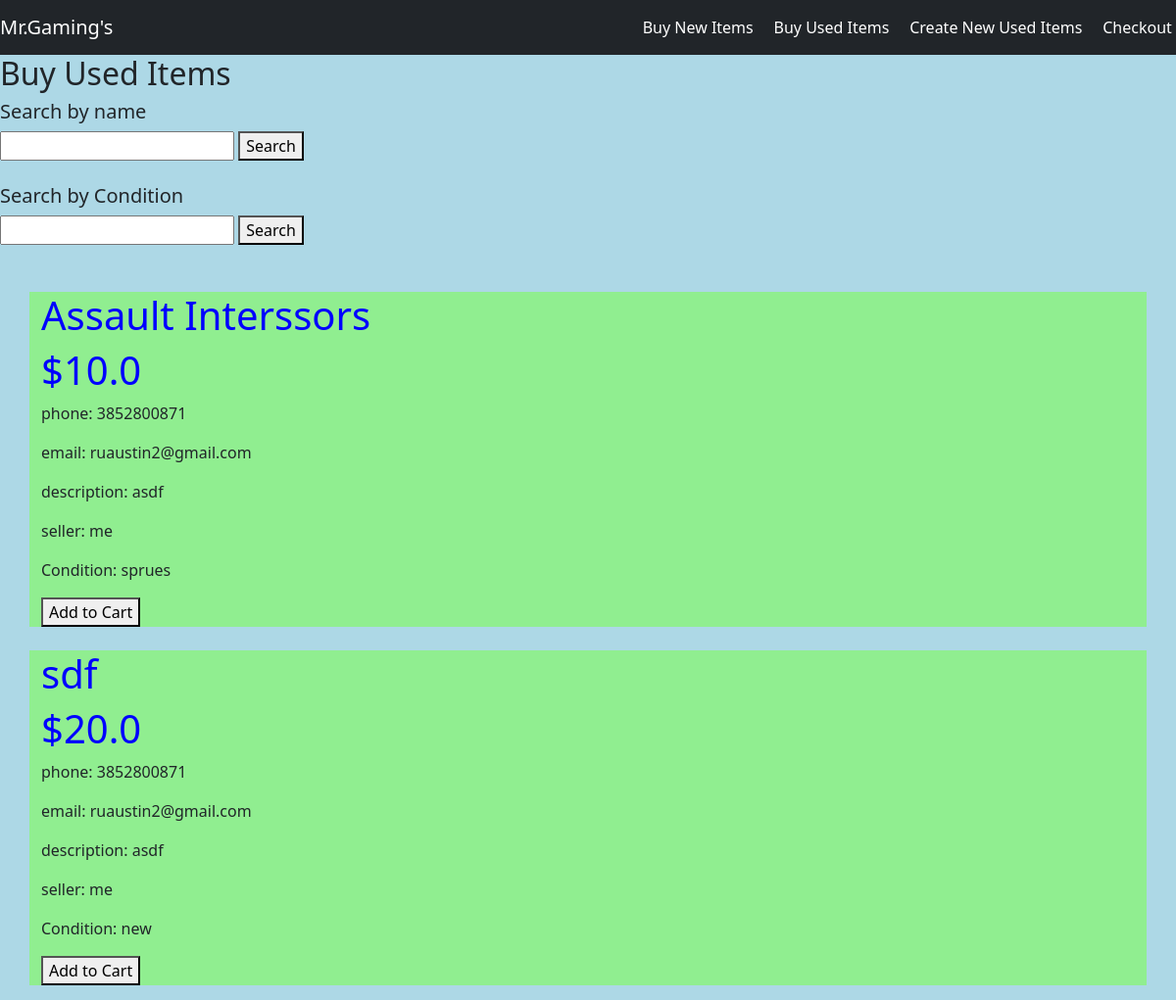
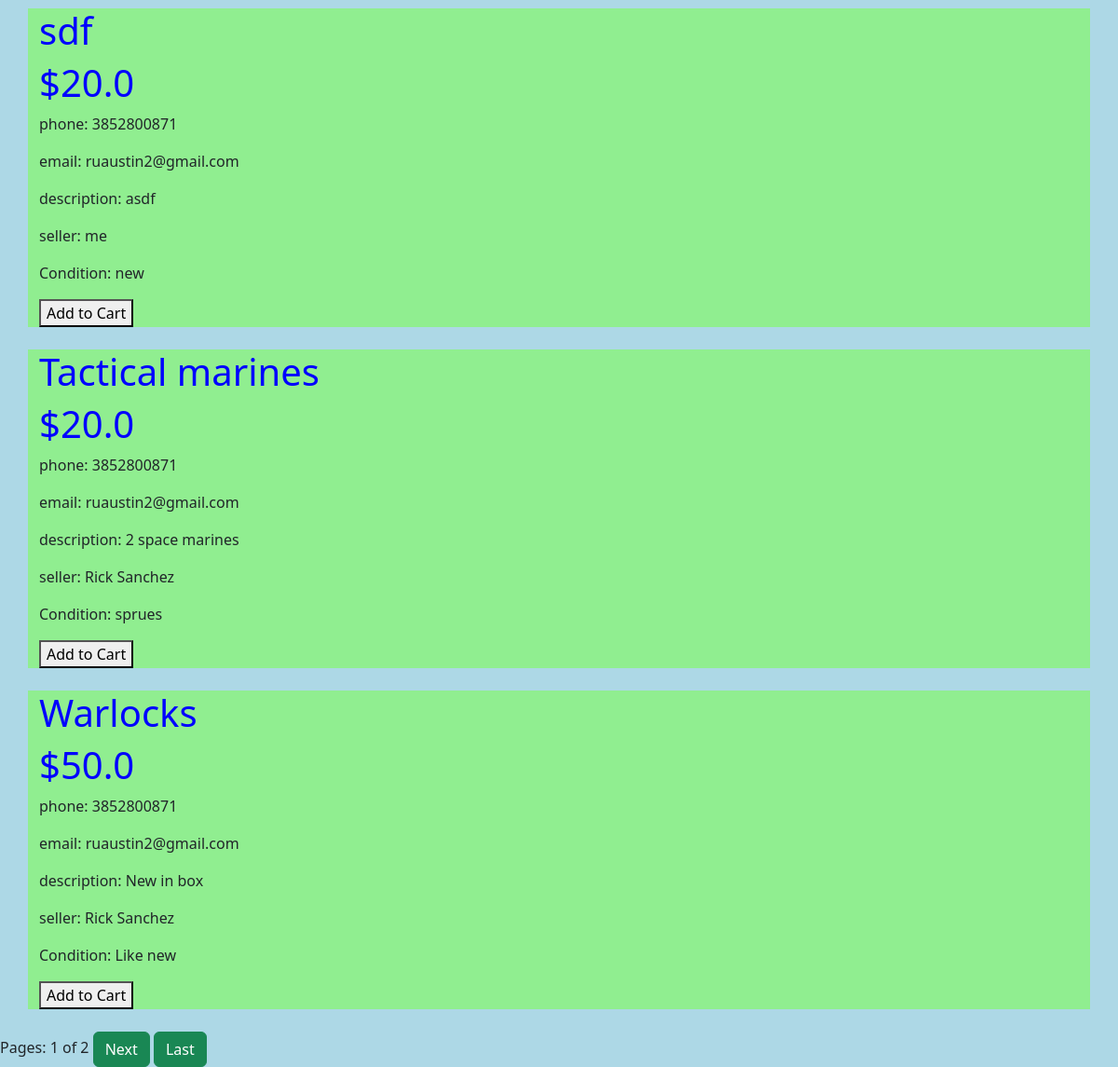
The page /usedbuy/ on the database its author committed (2 pictures, top to bottom).
### warhammer/models.py (models this page shows, shortened)
class usedBuy(models.Model):
    product = models.CharField(max_length=200)
    description = models.TextField(max_length=2000)
    price = models.FloatField()
    condition = models.CharField(max_length=200)
    seller = models.CharField(max_length=200)
    email = models.EmailField()
    phone = models.IntegerField()

### warhammer/views.py (the view)
# urls.py: path('usedbuy/', views.usedbuy, name='usedbuy'),
def usedbuy(request):
    usedlist = usedBuy.objects.all()
    prod_name = request.GET.get('name')
    if prod_name != '' and prod_name is not None:
        usedlist = usedBuy.objects.filter(product__contains = prod_name)
    prod_tag = request.GET.get('tag')
    if prod_tag != '' and prod_tag is not None:
        usedlist = usedBuy.objects.filter(condition__contains = prod_tag)
    adduitem = request.POST.get("ID")
    if adduitem != None:
        useditem = usedBuy.objects.get(id = adduitem)
        uprices = useditem.price
        uproducts = useditem.product
        ucheckouts = checkout.objects.create(product = uproducts, price = uprices, type='used')
    paginator = Paginator(usedlist, 5)
    page = request.GET.get('page')
    usedlist = paginator.get_page(page)
    return render(request, 'warhammer/used.html', {'usedlist':usedlist})

### warhammer/templates/warhammer/used.html (shortened to what this page needs)
{% extends 'warhammer/base.html' %}
{% block body %}
<h2>Buy Used Items</h2>
    <div class="row">
        <h5>Search by name</h5>
        <form action="" METHOD="get">
            <input type="search" name="name">
            <button type="submit">Search</button>
        </form>
    </div>
    <br>
    <div class="row">
        <h5>Search by Condition</h5>
        <form action="" METHOD="get">
            <input type="search" name="tag">
            <button type="submit">Search</button>
        </form>
</div>
<br>
<br>
{% for new_item in usedlist %}
    <div class="container">
        <div class="row">
            <div class="col-md-6">
                <h1>{{new_item.product}}</h1>
                <h1>${{new_item.price}}</h1>
                <p>phone: {{new_item.phone}}</p>
                <p>email: {{new_item.email}}</p>
                <p>description: {{new_item.description}}</p>
                <p>seller: {{new_item.seller}}</p>
                <p>Condition: {{new_item.condition}}</p>
            </div>
            <form action="" method="POST">
                <button type="submit">Add to Cart</button>
            </form>
        </div>
    </div>
    <br>
{% endfor %}
Pages: {{ usedlist.number }} of {{ usedlist.paginator.num_pages }}
{% if usedlist.has_next %}
    <a href="?page={{ usedlist.next_page_number }}" class="btn btn-success">Next</a>
    <a href="?page={{ usedlist.paginator.num_pages }}" class="btn btn-success">Last</a>
{% endif %}
{% endblock %}

### warhammer/static/warhammer/style.css (style rules this page uses)
body { background-color: lightblue; }
h1 { color: blue; }
.container { background-color: lightgreen; }

### rows shown on the page
usedBuy: product "Assault Interssors", price "10.0", phone "3852800871", email "ruaustin2@gmail.com", description "asdf", seller "me", condition "sprues"
usedBuy: product "sdf", price "20.0", phone "3852800871", email "ruaustin2@gmail.com", description "asdf", seller "me", condition "new"
usedBuy: product "sdf", price "20.0", phone "3852800871", email "ruaustin2@gmail.com", description "asdf", seller "me", condition "new"
usedBuy: product "Tactical marines", price "20.0", phone "3852800871", email "ruaustin2@gmail.com", description "2 space marines", seller "Rick Sanchez", condition "sprues"
usedBuy: product "Warlocks", price "50.0", phone "3852800871", email "ruaustin2@gmail.com", description "New in box", seller "Rick Sanchez", condition "Like new"

### other values the page prints
{{ usedlist.number }} "1"
{{ usedlist.paginator.num_pages }} "2"
